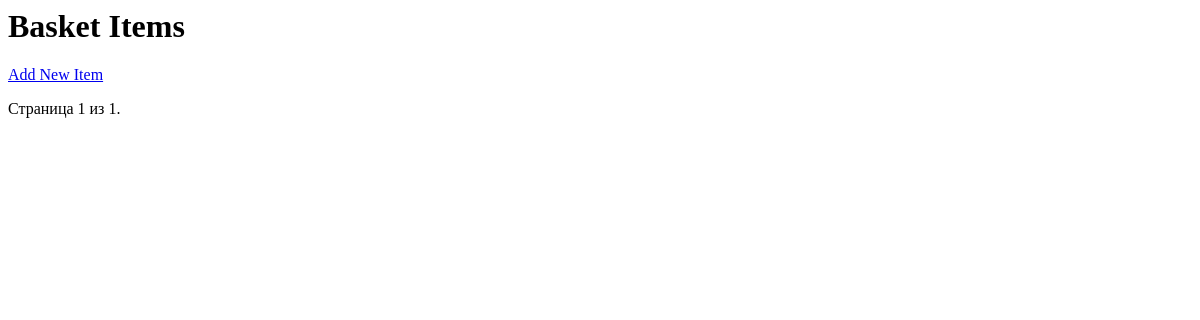
Page /view_basket/ on the earlier database version.
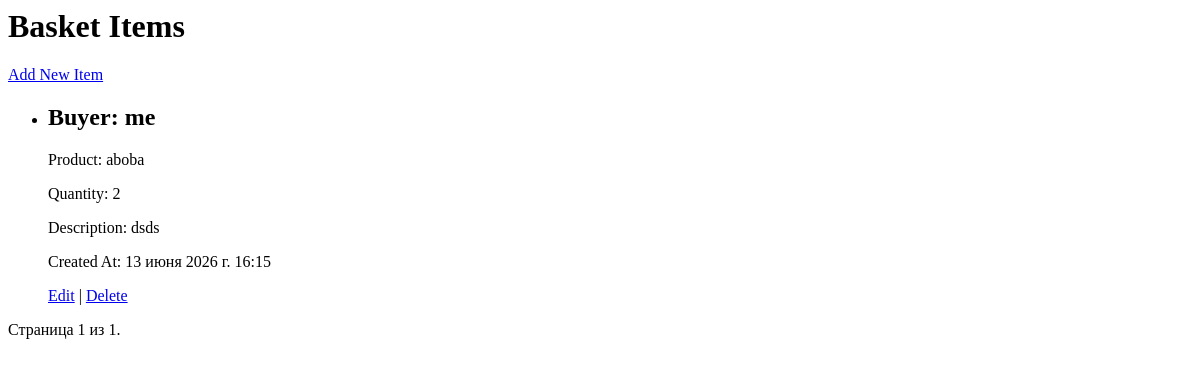
Same page on the later database version.
### BASKET/models.py (models this page shows, shortened)
class Basket(models.Model):
    user = models.CharField(max_length=255, verbose_name='Пользователь')
    product = models.CharField(max_length=255, verbose_name='Продукт')
    quantity = models.PositiveIntegerField(verbose_name='Количество')
    description = models.TextField(verbose_name='Описание', blank=True, null=True)
    created_at = models.DateTimeField(auto_now_add=True, verbose_name='Дата создания')

### BASKET/views.py (the view)
# urls.py: path('view_basket/', views.BasketListView.as_view(), name='view_basket'),
class BasketListView(generic.ListView):
    template_name = 'crud/basket.html'
    model = models.Basket
    context_object_name = 'items'
    ordering = ['-id']
    paginate_by = 2
    def get_queryset(self):
        return self.model.objects.all().order_by('-id')
    def get_context_data(self, **kwargs):
        context = super().get_context_data(**kwargs)
        context['items'] = context['page_obj']
        return context

### templates/crud/basket.html (shortened to what this page needs)
<h1>Basket Items</h1>
<a href="{% url 'create_an_item' %}">Add New Item</a>
<ul>
    {% for item in items %}
        <li>
            <h2>Buyer: {{ item.user }}</h2>
            <p>Product: {{ item.product }}</p>
            <p>Quantity: {{ item.quantity }}</p>
            <p>Description: {{ item.description }}</p>
            <p>Created At: {{ item.created_at }}</p>
                <p>
                    <a href="{% url 'update_an_item' item.id %}">Edit</a> |
                    <a href="{% url 'delete_an_item' item.id %}">Delete</a>
                </p>
        </li>
    {% endfor %}
</ul>
<div class="pagination">
        <span class="step-links">
            <span class="current">
                Страница {{ items.number }} из {{ items.paginator.num_pages }}.
            </span>
        </span>
    </div>

Differences in the rows shown:
added Basket: user "me", product "aboba", quantity "2", description "dsds", created_at "13 июня 2026 г. 16:15"
